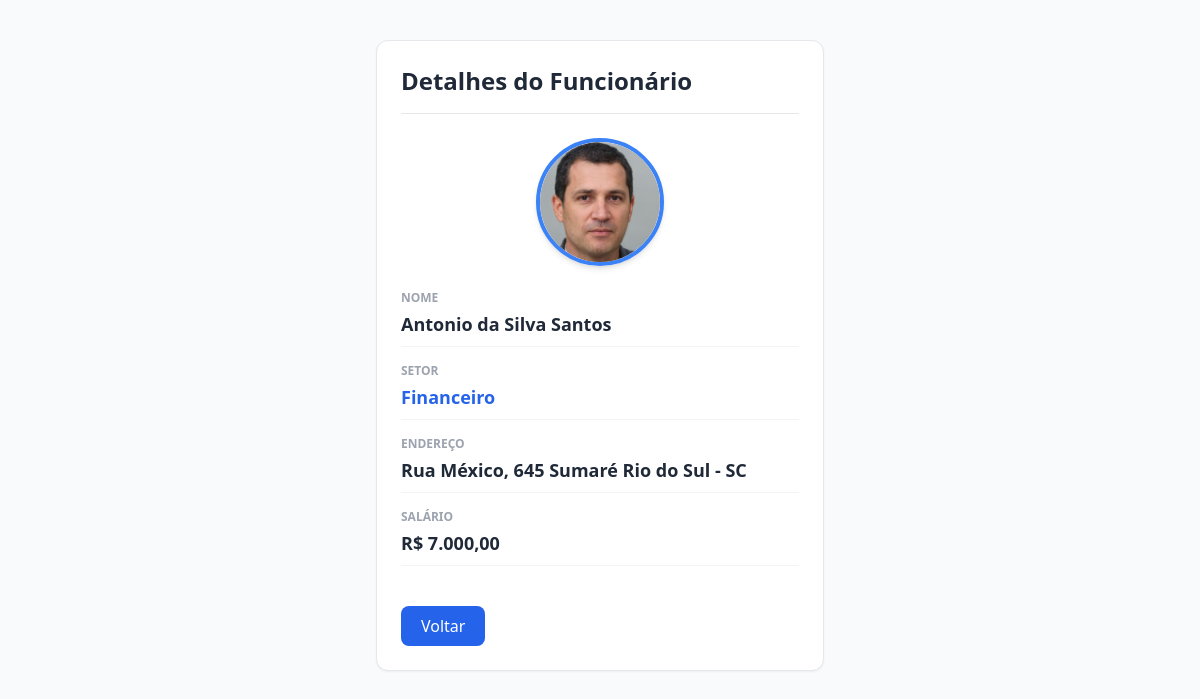
/read.php?id=1 (signed in), run on the app's committed database.
### tables this page shows
CREATE TABLE `funcionarios` (
  `id` int(11) NOT NULL,
  `nome` varchar(100) NOT NULL,
  `endereco` varchar(255) NOT NULL,
  `salario` int(10) NOT NULL,
  `foto` varchar(255) DEFAULT 'default-avatar.png',
  `setor_id` int(11) NOT NULL
);

CREATE TABLE `setores` (
  `id` int(11) NOT NULL,
  `nome` varchar(100) NOT NULL
);

### read.php (the view, shortened to what this page needs)
<?php
if (isset($_GET["id"]) && !empty(trim($_GET["id"]))) {
    require_once "config.php";
    $sql = "SELECT f.*, s.nome AS setor_nome
            FROM funcionarios f
            INNER JOIN setores s ON f.setor_id = s.id
            WHERE f.id = ?";
    if ($stmt = mysqli_prepare($link, $sql)) {
        mysqli_stmt_bind_param($stmt, "i", $param_id);
        if (mysqli_stmt_execute($stmt)) {
            $result = mysqli_stmt_get_result($stmt);
            if (mysqli_num_rows($result) == 1) {
                $row = mysqli_fetch_array($result, MYSQLI_ASSOC);
            } else {
                header("location: error.php");
                exit();
            }
        } else {
            echo "Ops! Algo deu errado.";
        }
    }
} else {
    header("location: error.php");
    exit();
}
?>
<!DOCTYPE html>
<html lang="pt-BR">
<head>
    <script src="https://cdn.tailwindcss.com"></script>
</head>
<body class="bg-gray-50 text-gray-800 font-sans">
    <div class="max-w-md mx-auto my-10 p-6 bg-white rounded-xl shadow-sm border border-gray-200 space-y-6">
        <h1 class="text-2xl font-bold text-gray-800 border-b pb-4">Detalhes do Funcionário</h1>
        <div class="flex justify-center">
            <?php
                $caminho_foto = (!empty($row["foto"]) && file_exists("uploads/" . $row["foto"]))
                    ? "uploads/" . $row["foto"]
                    : "https://via.placeholder.com/150?text=Sem+Foto";
            ?>
            <img src="<?php echo $caminho_foto; ?>" alt="Foto de <?php echo htmlspecialchars($row["nome"]); ?>" class="w-32 h-32 rounded-full object-cover border-4 border-blue-500 shadow-md">
        </div>
        <div class="space-y-4">
            <div class="border-b border-gray-100 pb-2">
                <label class="block text-xs uppercase text-gray-400 font-bold mb-1">Nome</label>
                <p class="text-lg text-gray-800 font-semibold"><?php echo htmlspecialchars($row["nome"]); ?></p>
            </div>
            <div class="border-b border-gray-100 pb-2">
                <label class="block text-xs uppercase text-gray-400 font-bold mb-1">Setor</label>
                <p class="text-lg text-blue-600 font-semibold"><?php echo htmlspecialchars($row["setor_nome"]); ?></p>
            </div>
            <div class="border-b border-gray-100 pb-2">
                <label class="block text-xs uppercase text-gray-400 font-bold mb-1">Endereço</label>
                <p class="text-lg text-gray-800 font-semibold"><?php echo htmlspecialchars($row["endereco"]); ?></p>
            </div>
            <div class="border-b border-gray-100 pb-2">
                <label class="block text-xs uppercase text-gray-400 font-bold mb-1">Salário</label>
                <p class="text-lg text-gray-800 font-semibold">R$ <?php echo number_format($row["salario"], 2, ',', '.'); ?></p>
            </div>
        </div>
        <div class="pt-4">
            <a href="index.php" class="inline-block bg-blue-600 hover:bg-blue-700 text-white font-medium px-5 py-2 rounded-lg transition">Voltar</a>
        </div>
    </div>
</body>
</html>

### data on the page
funcionarios: foto (picture), nome "Antonio da Silva Santos", setor.nome "Financeiro", endereco "Rua México, 645 Sumaré Rio do Sul - SC", salario "7.000,00"
